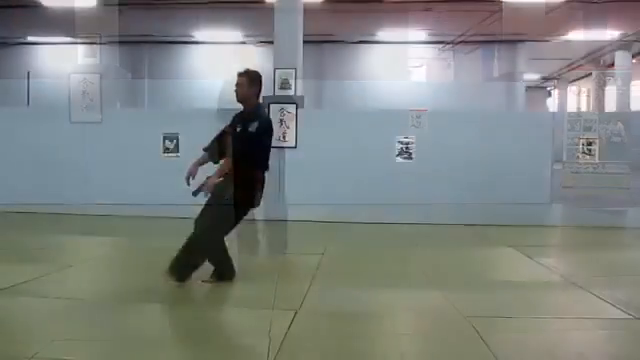
#> input picture frame 115 of video/videoplayback.mp4, 640 x 360 px
$ python frames.py
#> lines starting #> are read from the running program, lines starting #| are printed output that depends on the picture
import cv2
import os

video_path = r"D:\frames\video\videoplayback.mp4"
output_directory = r"D:\frames\output"

# Create the output directory if it does not exist
os.makedirs(output_directory, exist_ok=True)

webcam = cv2.VideoCapture(video_path)
frame_count = 0

while True:
    success, frame = webcam.read()
#> frame is the input picture: shape (360, 640, 3); mean B, G, R 128.3, 131, 125.8
    if not success:
        break

    gray = cv2.cvtColor(frame, cv2.COLOR_BGR2GRAY)
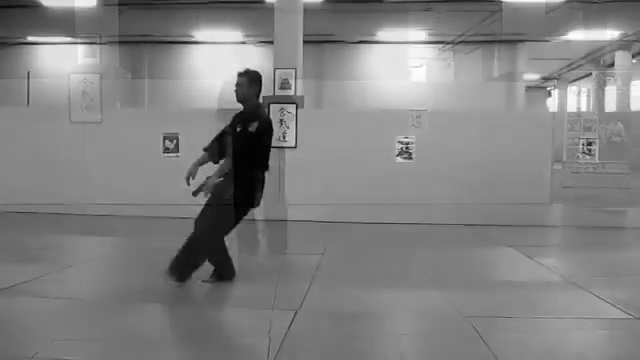
#> gray: shape (360, 640); min 0, max 255, mean 129.1
    cv2.imshow("Frame Extractor", frame)

    # Save the frame as an image file
    output_path = os.path.join(output_directory, f"frame_{frame_count}.png")
    cv2.imwrite(output_path, gray)

    frame_count += 1

    key = cv2.waitKey(27)
#> (key Esc is pressed here)
    if key == 27:
        break

webcam.release()
cv2.destroyAllWindows()

$ run again, starting later in the video
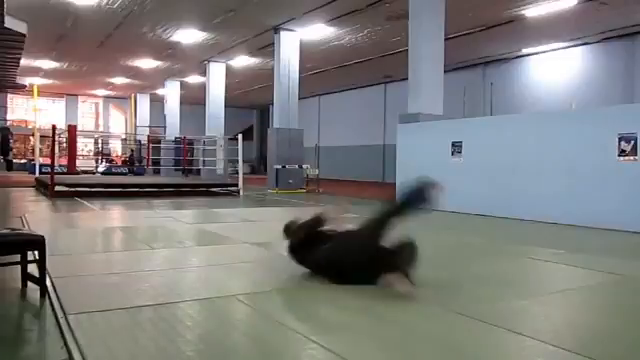
#> input picture frame 517 of video/videoplayback.mp4, 640 x 360 px
#> frame is the input picture: shape (360, 640, 3); mean B, G, R 124.7, 125.4, 126.8
#> `gray = cv2.cvtColor(frame, cv2.COLOR_BGR2GRAY)`:
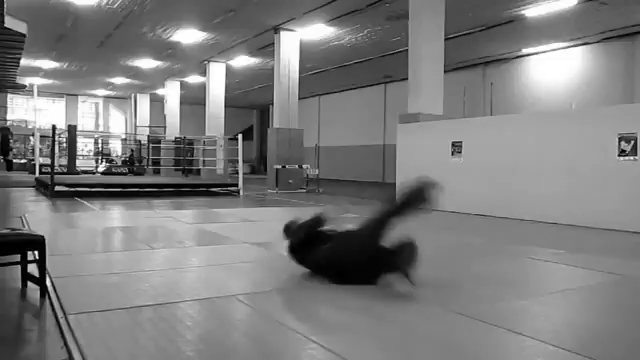
#> gray: shape (360, 640); min 0, max 255, mean 125.7

$ run again, starting later in the video
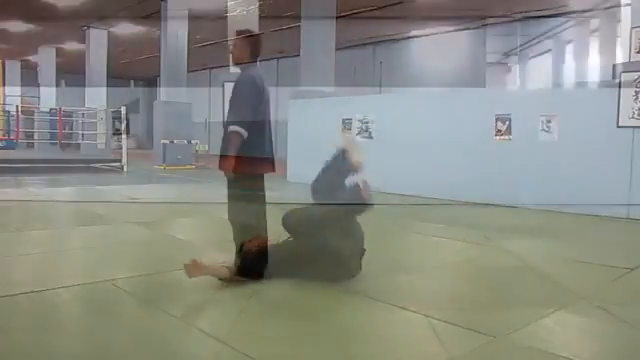
#> input picture frame 920 of video/videoplayback.mp4, 640 x 360 px
#> frame is the input picture: shape (360, 640, 3); mean B, G, R 131.2, 138.9, 136.7
#> `gray = cv2.cvtColor(frame, cv2.COLOR_BGR2GRAY)`:
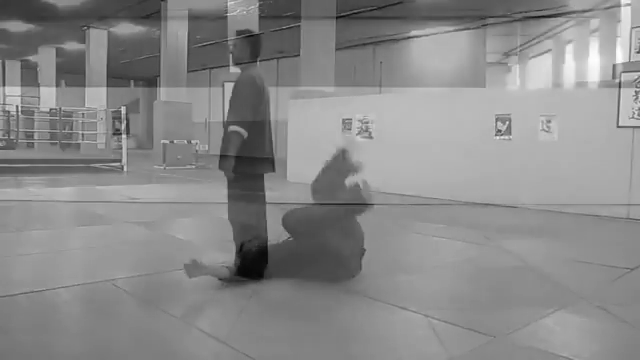
#> gray: shape (360, 640); min 6, max 254, mean 137.4
